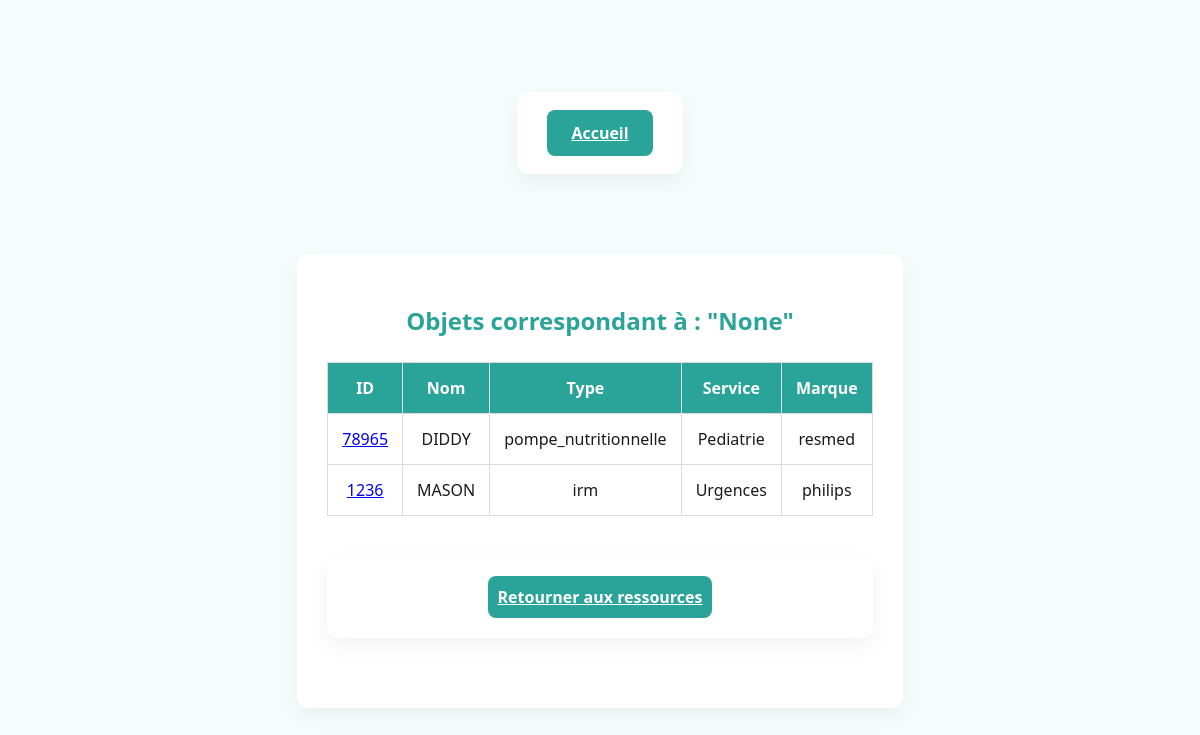
/search_objets, run on an earlier commit of the app's database.
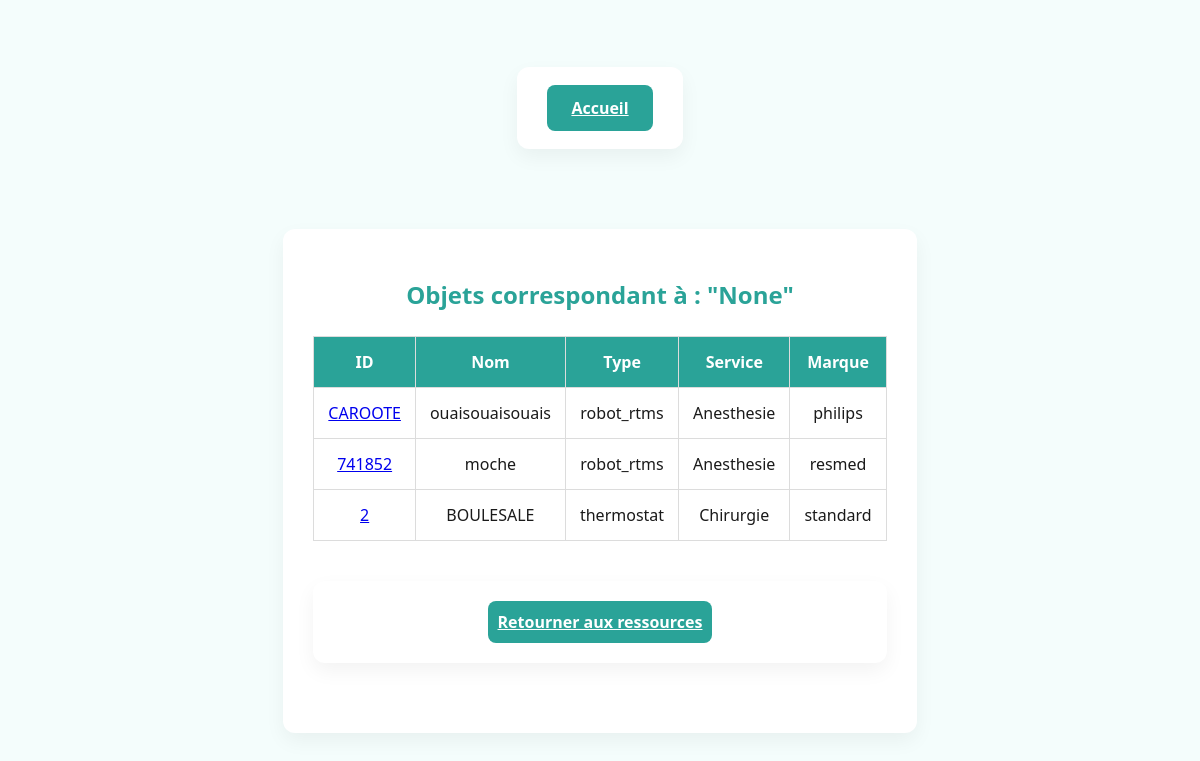
And on a later commit of the database.
### tables this page shows
CREATE TABLE Objet (
    ID INT PRIMARY KEY,
    TempActuelle REAL,
    tempcible REAL,
    mode VARCHAR(30),
    connectivite VARCHAR(30),
    batterie REAL,
    service VARCHAR(30),
    marque VARCHAR(50),
    nom VARCHAR(255),
    type VARCHAR(30),
    dernierReglage DATE,
    ConsommationL REAL,
    ConsommationW REAL
);

### app.py (the view)
@app.route('/search_objets', methods=['GET'])
def search_objets():
    search_query = request.args.get('search-input')
    service_filter = request.args.get('service-filter')
    type_filter = request.args.get('type-filter')
    marque_filter = request.args.get('marque-filter')
    con = sql.connect("donnees.db")
    cur = con.cursor()
    sql_query = "SELECT * FROM Objet WHERE 1=1"
    params = []
    if search_query:
        sql_query += " AND (ID LIKE ? OR nom LIKE ?)"
        params.extend(['%' + search_query + '%'] * 2)
    if service_filter:
        sql_query += " AND service = ?"
        params.append(service_filter)
    if type_filter:
        sql_query += " AND type = ?"
        params.append(type_filter)
    if marque_filter:
        sql_query += " AND marque = ?"
        params.append(marque_filter)
    cur.execute(sql_query, params)
    results = cur.fetchall()
    con.close()
    if 'username' in session and results:
        pseudonyme = session['username']
        update_user_points(pseudonyme, 1, 1)
    return render_template('resultats-objets.html', results=results, query=search_query)

### app.py (called while the page is built)
@app.context_processor
def inject_user_type():
    def get_user_type_safe(pseudo):
        result = get_user_type(pseudo)
        return int(result[0]) if result else 0
    return dict(get_user_type=get_user_type_safe)

### templates/resultats-objets.html (shortened to what this page needs)
<!DOCTYPE html>
<html lang="fr">
<head>
    <link rel="stylesheet" href="{{ url_for('static', filename='dist/css/styles.css') }}">
</head>
<body>
    <div class="container">
        <a href="{{ url_for('accueil') }}" class="btn btn-danger">Accueil</a>
    </div>
    <div class="container">
        <h2>Objets correspondant à : "{{ query }}"</h2>
        {% if results %}
        <table class="table">
            <thead>
                <tr>
                    <th>ID</th>
                    <th>Nom</th>
                    <th>Type</th>
                    <th>Service</th>
                    <th>Marque</th>
                </tr>
            </thead>
            <tbody>
                {% for obj in results %}
                <tr>
                    <td data-label="ID"><a href="{{ url_for('objet', IDobjet=obj[0]) }}">{{ obj[0] }}</a></td>
                    <td data-label="Nom">{{ obj[8] }}</td>
                    <td data-label="Type">{{ obj[9] }}</td>
                    <td data-label="Service">{{ obj[6] }}</td>
                    <td data-label="Marque">{{ obj[7] }}</td>
                </tr>
                {% endfor %}
            </tbody>
        </table>
        {% else %}
        <p>Aucun objet trouvé.</p>
        {% endif %}
        <div class="container">
            <a href="{{ url_for('gestion_ressources') }}" class="btn btn-secondary">Retourner aux ressources</a>
        </div>
    </div>
</body>
</html>

What changed in the data, as far as the page shows it:
removed Objet: ID "78965", nom "DIDDY", type "pompe_nutritionnelle", service "Pediatrie", marque "resmed"
removed Objet: ID "1236", nom "MASON", type "irm", service "Urgences", marque "philips"
added Objet: ID "CAROOTE", nom "ouaisouaisouais", type "robot_rtms", service "Anesthesie", marque "philips"
added Objet: ID "741852", nom "moche", type "robot_rtms", service "Anesthesie", marque "resmed"
added Objet: ID "2", nom "BOULESALE", type "thermostat", service "Chirurgie", marque "standard"
